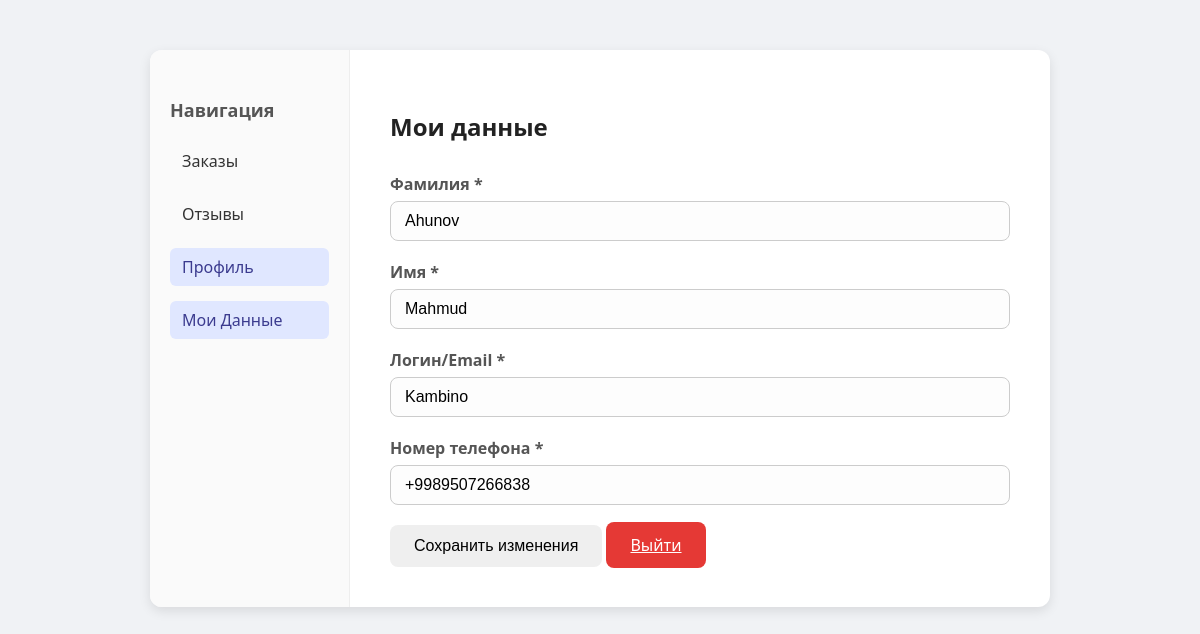
Screenshot of /profile/ (signed in) with the database file from the repository.
### base/models.py (models this page shows, shortened)
class CustomUser(AbstractUser):
    email = models.EmailField(unique=True)
    phone = models.CharField(max_length=15, blank=True)
    USERNAME_FIELD = ("email")
    REQUIRED_FIELDS = ["username"]

### base/views.py (the view)
# urls.py: path('profile/', views.profile, name='profile'),
@login_required
def profile(request):
    if request.method == 'POST':
        form = UserUpdateForm(request.POST, instance=request.user)
        if form.is_valid():
            form.save()
            messages.success(request, 'Ваш профиль был успешно обновлён!')
            return redirect('base:profile')
    else:
        form = UserUpdateForm(instance=request.user)
    context = {'form': form}
    return render(request, 'profile.html', context)

### base/forms.py
class UserUpdateForm(forms.ModelForm):
    username = forms.CharField(widget=forms.TextInput(attrs={"placeholder":"Enter email-username", "class":"form-control"}))
    phone = forms.CharField(widget=forms.TextInput(attrs={"placeholder":"Enter phone-number", "class":"form-control"}))
    first_name = forms.CharField(widget=forms.TextInput(attrs={"placeholder":"Enter first-name","class":"form-control"}))
    last_name = forms.CharField(widget=forms.TextInput(attrs={"placeholder":"Enter last-name","class":"form-control"}))
    class Meta:
        model = get_user_model()
        fields = ['username', 'phone', 'first_name', 'last_name']

### templates/profile.html (shortened to what this page needs)
<!DOCTYPE html>
<html lang="ru">
<head>
</head>
<body>
  <div class="container">
    <div class="sidebar">
      <h3>Навигация</h3>
      <ul>
        <li><a href="#">Заказы</a></li>
        <li><a href="#">Отзывы</a></li>
        <li><a href="#" class="active">Профиль</a></li>
        <li><a href="./privacypage.html" class="active">Мои Данные</a></li>
      </ul>
    </div>
    <div class="profile">
      <h2>Мои данные</h2>
<form method="POST" action="{% url 'base:profile' %}">
    <label for="{{ form.last_name.id_for_label }}">Фамилия *</label>
    {{ form.last_name }}
    <label for="{{ form.first_name.id_for_label }}">Имя *</label>
    {{ form.first_name }}
    <label for="{{ form.username.id_for_label }}">Логин/Email *</label>
    {{ form.username }}
    <label for="{{ form.phone.id_for_label }}">Номер телефона *</label>
    {{ form.phone }}
    <button type="submit" class="btn btn-primary">Сохранить изменения</button>
    <a href="{% url 'base:logout' %}" type="submit" class="btn btn-logout">Выйти</a>
    </form>
    </div>
  </div>
</body>
</html>

### templates/profile.html (style rules this page uses)
* { box-sizing: border-box; }
body { margin: 0; font-family: 'Segoe UI', sans-serif; background-color: #f0f2f5; color: #333; }
.container { max-width: 900px; margin: 50px auto; display: flex; background-color: #fff; border-radius: 12px; box-shadow: 0 4px 12px rgba(0, 0, 0, 0.1); overflow: hidden; }
.sidebar { width: 200px; background-color: #fafafa; padding: 30px 20px; border-right: 1px solid #eee; }
.sidebar h3 { margin-bottom: 20px; font-size: 18px; color: #555; }
.sidebar ul { list-style: none; padding: 0; }
.sidebar ul li { margin-bottom: 15px; }
.sidebar ul li a { text-decoration: none; color: #333; padding: 8px 12px; display: block; border-radius: 6px; transition: background-color 0.3s ease; }
.sidebar ul li a:hover, .sidebar ul li a.active { background-color: #e0e7ff; color: #3b3b8f; }
.profile { flex: 1; padding: 40px; }
.profile h2 { font-size: 24px; margin-bottom: 30px; color: #222; }
form label { display: block; margin-bottom: 6px; font-weight: 600; color: #555; }
form input[type="text"], form input[type="email"], form input[type="tel"], form input[type="date"] { width: 100%; padding: 10px 14px; margin-bottom: 20px; border: 1px solid #ccc; border-radius: 8px; font-size: 16px; background-color: #fdfdfd; }
.btn { padding: 12px 24px; font-size: 16px; border: none; border-radius: 8px; cursor: pointer; transition: background-color 0.3s ease; }
.btn-logout { background-color: #e53935; color: white; }

### rows the page displays
CustomUser: last_name "Ahunov", first_name "Mahmud", username "Kambino", phone "+9989507266838"
